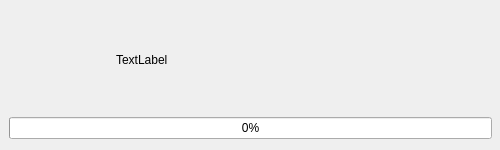
<?xml version="1.0" encoding="UTF-8"?>
<ui version="4.0">
 <class>progress</class>
 <widget class="QWidget" name="progress">
  <property name="geometry">
   <rect>
    <x>0</x>
    <y>0</y>
    <width>500</width>
    <height>150</height>
   </rect>
  </property>
  <property name="sizePolicy">
   <sizepolicy hsizetype="Preferred" vsizetype="Preferred">
    <horstretch>0</horstretch>
    <verstretch>0</verstretch>
   </sizepolicy>
  </property>
  <property name="minimumSize">
   <size>
    <width>393</width>
    <height>150</height>
   </size>
  </property>
  <property name="maximumSize">
   <size>
    <width>500</width>
    <height>500</height>
   </size>
  </property>
  <property name="windowTitle">
   <string>Form</string>
  </property>
  <property name="styleSheet">
   <string notr="true">background-color: pallete(window);</string>
  </property>
  <widget class="QFrame" name="frame">
   <property name="geometry">
    <rect>
     <x>0</x>
     <y>0</y>
     <width>501</width>
     <height>148</height>
    </rect>
   </property>
   <layout class="QVBoxLayout" name="verticalLayout">
    <item>
     <layout class="QHBoxLayout" name="horizontalLayout_2">
      <item>
       <widget class="QLabel" name="cover">
        <property name="sizePolicy">
         <sizepolicy hsizetype="Fixed" vsizetype="Fixed">
          <horstretch>0</horstretch>
          <verstretch>0</verstretch>
         </sizepolicy>
        </property>
        <property name="minimumSize">
         <size>
          <width>101</width>
          <height>101</height>
         </size>
        </property>
        <property name="maximumSize">
         <size>
          <width>101</width>
          <height>101</height>
         </size>
        </property>
        <property name="text">
         <string/>
        </property>
        <property name="pixmap">
         <pixmap resource="images.qrc">:/png/media/nocover.png</pixmap>
        </property>
        <property name="scaledContents">
         <bool>true</bool>
        </property>
       </widget>
      </item>
      <item>
       <widget class="QLabel" name="label">
        <property name="text">
         <string>TextLabel</string>
        </property>
       </widget>
      </item>
     </layout>
    </item>
    <item>
     <widget class="QProgressBar" name="progressbar">
      <property name="value">
       <number>0</number>
      </property>
     </widget>
    </item>
   </layout>
  </widget>
 </widget>
 <resources>
  <include location="images.qrc"/>
  <include location="images.qrc"/>
  <include location="images.qrc"/>
  <include location="images.qrc"/>
 </resources>
 <connections/>
</ui>
